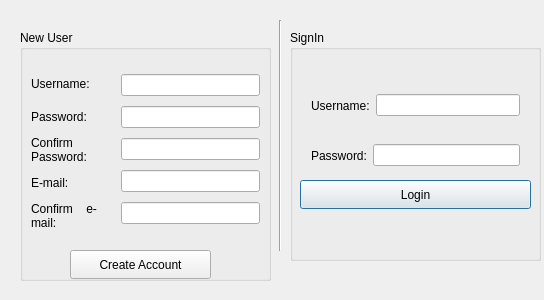
<?xml version="1.0" encoding="UTF-8"?>
<ui version="4.0">
 <class>LoginPage</class>
 <widget class="QDialog" name="LoginPage">
  <property name="geometry">
   <rect>
    <x>0</x>
    <y>0</y>
    <width>544</width>
    <height>300</height>
   </rect>
  </property>
  <property name="windowTitle">
   <string>LoginPage</string>
  </property>
  <widget class="QGroupBox" name="signInBox">
   <property name="geometry">
    <rect>
     <x>290</x>
     <y>30</y>
     <width>251</width>
     <height>231</height>
    </rect>
   </property>
   <property name="title">
    <string>SignIn</string>
   </property>
   <widget class="QWidget" name="horizontalLayoutWidget_2">
    <property name="geometry">
     <rect>
      <x>10</x>
      <y>100</y>
      <width>231</width>
      <height>51</height>
     </rect>
    </property>
    <layout class="QHBoxLayout" name="horizontalLayout_2">
     <item>
      <widget class="QLabel" name="passLabel">
       <property name="text">
        <string>Password:</string>
       </property>
      </widget>
     </item>
     <item>
      <widget class="QLineEdit" name="password"/>
     </item>
    </layout>
   </widget>
   <widget class="QWidget" name="horizontalLayoutWidget">
    <property name="geometry">
     <rect>
      <x>10</x>
      <y>50</y>
      <width>231</width>
      <height>51</height>
     </rect>
    </property>
    <layout class="QHBoxLayout" name="horizontalLayout">
     <item>
      <widget class="QLabel" name="userLabel">
       <property name="text">
        <string>Username:</string>
       </property>
      </widget>
     </item>
     <item>
      <widget class="QLineEdit" name="username"/>
     </item>
    </layout>
   </widget>
   <widget class="QPushButton" name="loginButton">
    <property name="geometry">
     <rect>
      <x>10</x>
      <y>150</y>
      <width>231</width>
      <height>29</height>
     </rect>
    </property>
    <property name="text">
     <string>Login</string>
    </property>
   </widget>
  </widget>
  <widget class="Line" name="line">
   <property name="geometry">
    <rect>
     <x>270</x>
     <y>20</y>
     <width>21</width>
     <height>231</height>
    </rect>
   </property>
   <property name="font">
    <font>
     <family>DejaVu Sans</family>
     <weight>50</weight>
     <bold>false</bold>
    </font>
   </property>
   <property name="frameShadow">
    <enum>QFrame::Sunken</enum>
   </property>
   <property name="lineWidth">
    <number>1</number>
   </property>
   <property name="midLineWidth">
    <number>0</number>
   </property>
   <property name="orientation">
    <enum>Qt::Vertical</enum>
   </property>
  </widget>
  <widget class="QGroupBox" name="groupBox">
   <property name="geometry">
    <rect>
     <x>20</x>
     <y>30</y>
     <width>251</width>
     <height>251</height>
    </rect>
   </property>
   <property name="title">
    <string>New User</string>
   </property>
   <widget class="QWidget" name="verticalLayoutWidget">
    <property name="geometry">
     <rect>
      <x>0</x>
      <y>30</y>
      <width>91</width>
      <height>181</height>
     </rect>
    </property>
    <layout class="QVBoxLayout" name="verticalLayout">
     <item>
      <widget class="QLabel" name="cu_userLabel">
       <property name="text">
        <string>Username:</string>
       </property>
      </widget>
     </item>
     <item>
      <widget class="QLabel" name="cu_passLabel">
       <property name="text">
        <string>Password:</string>
       </property>
      </widget>
     </item>
     <item>
      <widget class="QLabel" name="cu_conf_pwLabel">
       <property name="inputMethodHints">
        <set>Qt::ImhNone</set>
       </property>
       <property name="text">
        <string>Confirm Password:</string>
       </property>
       <property name="wordWrap">
        <bool>true</bool>
       </property>
      </widget>
     </item>
     <item>
      <widget class="QLabel" name="cu_emailLabel">
       <property name="text">
        <string>E-mail:</string>
       </property>
      </widget>
     </item>
     <item>
      <widget class="QLabel" name="cu_conf_emLabel">
       <property name="text">
        <string>Confirm    e-mail:</string>
       </property>
       <property name="wordWrap">
        <bool>true</bool>
       </property>
      </widget>
     </item>
    </layout>
   </widget>
   <widget class="QWidget" name="verticalLayoutWidget_2">
    <property name="geometry">
     <rect>
      <x>90</x>
      <y>29</y>
      <width>161</width>
      <height>181</height>
     </rect>
    </property>
    <layout class="QVBoxLayout" name="verticalLayout_2">
     <item>
      <widget class="QLineEdit" name="cu_username"/>
     </item>
     <item>
      <widget class="QLineEdit" name="cu_password"/>
     </item>
     <item>
      <widget class="QLineEdit" name="cu_confirm_pw"/>
     </item>
     <item>
      <widget class="QLineEdit" name="cu_email"/>
     </item>
     <item>
      <widget class="QLineEdit" name="cu_confirm_em"/>
     </item>
    </layout>
   </widget>
   <widget class="QPushButton" name="CreateUserButton">
    <property name="geometry">
     <rect>
      <x>50</x>
      <y>220</y>
      <width>141</width>
      <height>29</height>
     </rect>
    </property>
    <property name="text">
     <string>Create Account</string>
    </property>
   </widget>
  </widget>
 </widget>
 <layoutdefault spacing="6" margin="11"/>
 <resources/>
 <connections/>
</ui>
